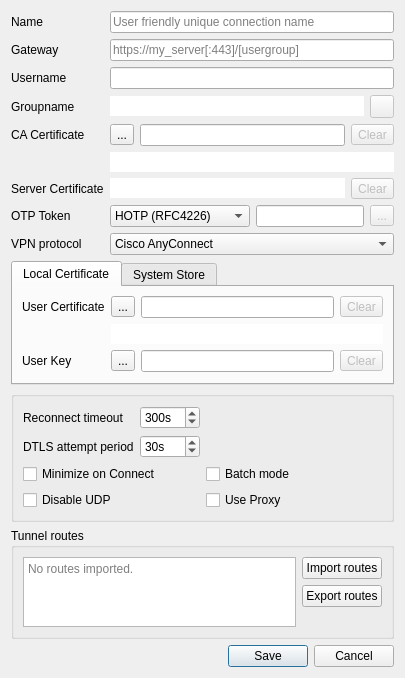
<?xml version="1.0" encoding="UTF-8"?>
<ui version="4.0">
 <class>EditDialog</class>
 <widget class="QDialog" name="EditDialog">
  <property name="geometry">
   <rect>
    <x>0</x>
    <y>0</y>
    <width>405</width>
    <height>563</height>
   </rect>
  </property>
  <property name="windowTitle">
   <string>Edit</string>
  </property>
  <layout class="QVBoxLayout" name="verticalLayout">
   <item>
    <layout class="QFormLayout" name="settingsProfileLayout">
     <property name="fieldGrowthPolicy">
      <enum>QFormLayout::ExpandingFieldsGrow</enum>
     </property>
     <item row="0" column="0">
      <widget class="QLabel" name="nameLabel">
       <property name="text">
        <string>Name</string>
       </property>
      </widget>
     </item>
     <item row="0" column="1">
      <widget class="QLineEdit" name="nameEdit">
       <property name="toolTip">
        <string>This is a friendly name to distinguish the connection</string>
       </property>
       <property name="placeholderText">
        <string>User friendly unique connection name</string>
       </property>
      </widget>
     </item>
     <item row="1" column="0">
      <widget class="QLabel" name="gatewayLabel">
       <property name="text">
        <string>Gateway</string>
       </property>
      </widget>
     </item>
     <item row="1" column="1">
      <widget class="QLineEdit" name="gatewayEdit">
       <property name="toolTip">
        <string>Specify the hostname to connect to; a port may be specified after the host separated with a colon ':'</string>
       </property>
       <property name="statusTip">
        <string/>
       </property>
       <property name="whatsThis">
        <string/>
       </property>
       <property name="placeholderText">
        <string>https://my_server[:443]/[usergroup]</string>
       </property>
      </widget>
     </item>
     <item row="2" column="0">
      <widget class="QLabel" name="usernameLabel">
       <property name="text">
        <string>Username</string>
       </property>
      </widget>
     </item>
     <item row="2" column="1">
      <widget class="QLineEdit" name="usernameEdit">
       <property name="toolTip">
        <string>Specify the username used in that gateway</string>
       </property>
      </widget>
     </item>
     <item row="3" column="0">
      <widget class="QLabel" name="groupnameLabel">
       <property name="text">
        <string>Groupname</string>
       </property>
      </widget>
     </item>
     <item row="3" column="1">
      <layout class="QHBoxLayout" name="groupnameLayout">
       <item>
        <widget class="QLineEdit" name="groupnameEdit">
         <property name="styleSheet">
          <string notr="true">background-color:&quot;transparent&quot;</string>
         </property>
         <property name="frame">
          <bool>false</bool>
         </property>
         <property name="readOnly">
          <bool>true</bool>
         </property>
        </widget>
       </item>
       <item>
        <widget class="QToolButton" name="groupnameClear">
         <property name="enabled">
          <bool>false</bool>
         </property>
         <property name="text">
          <string/>
         </property>
         <property name="icon">
          <iconset resource="../openconnect-gui.qrc">
           <normaloff>:/images/trashcan.png</normaloff>:/images/trashcan.png</iconset>
         </property>
        </widget>
       </item>
      </layout>
     </item>
     <item row="4" column="0">
      <widget class="QLabel" name="caCertificateLabel">
       <property name="text">
        <string>CA Certificate</string>
       </property>
      </widget>
     </item>
     <item row="4" column="1">
      <layout class="QHBoxLayout" name="caCertificatLayout">
       <item>
        <widget class="QToolButton" name="caCertButton">
         <property name="text">
          <string>...</string>
         </property>
        </widget>
       </item>
       <item>
        <widget class="QLineEdit" name="caCertEdit">
         <property name="toolTip">
          <string>Specify the CA certificate, if any; by default the system CAs will be used</string>
         </property>
         <property name="whatsThis">
          <string>&lt;html&gt;&lt;head/&gt;&lt;body&gt;&lt;p&gt;If not set, the system's trusted certificate storage will be used.&lt;/p&gt;&lt;/body&gt;&lt;/html&gt;</string>
         </property>
        </widget>
       </item>
       <item>
        <widget class="QToolButton" name="caCertClear">
         <property name="enabled">
          <bool>false</bool>
         </property>
         <property name="text">
          <string>Clear</string>
         </property>
         <property name="icon">
          <iconset resource="../openconnect-gui.qrc">
           <normaloff>:/images/trashcan.png</normaloff>:/images/trashcan.png</iconset>
         </property>
        </widget>
       </item>
      </layout>
     </item>
     <item row="6" column="0">
      <widget class="QLabel" name="serverCertificateLabel">
       <property name="text">
        <string>Server Certificate</string>
       </property>
      </widget>
     </item>
     <item row="6" column="1">
      <layout class="QHBoxLayout" name="serverCertificateLayout">
       <item>
        <widget class="QLineEdit" name="serverCertHash">
         <property name="styleSheet">
          <string notr="true">background-color:&quot;transparent&quot;</string>
         </property>
         <property name="frame">
          <bool>false</bool>
         </property>
         <property name="readOnly">
          <bool>true</bool>
         </property>
        </widget>
       </item>
       <item>
        <widget class="QToolButton" name="serverCertClear">
         <property name="enabled">
          <bool>false</bool>
         </property>
         <property name="text">
          <string>Clear</string>
         </property>
         <property name="icon">
          <iconset resource="../openconnect-gui.qrc">
           <normaloff>:/images/trashcan.png</normaloff>:/images/trashcan.png</iconset>
         </property>
        </widget>
       </item>
      </layout>
     </item>
     <item row="8" column="0">
      <widget class="QLabel" name="otpTokenLabel">
       <property name="text">
        <string>OTP Token</string>
       </property>
      </widget>
     </item>
     <item row="8" column="1">
      <layout class="QHBoxLayout" name="otpTokenLayout">
       <item>
        <widget class="QComboBox" name="tokenBox">
         <property name="minimumSize">
          <size>
           <width>140</width>
           <height>0</height>
          </size>
         </property>
         <property name="currentIndex">
          <number>0</number>
         </property>
         <property name="maxVisibleItems">
          <number>3</number>
         </property>
         <item>
          <property name="text">
           <string notr="true">HOTP (RFC4226)</string>
          </property>
         </item>
         <item>
          <property name="text">
           <string notr="true">TOTP (RFC6238)</string>
          </property>
         </item>
         <item>
          <property name="text">
           <string>STOKEN (RSA)</string>
          </property>
         </item>
        </widget>
       </item>
       <item>
        <widget class="QLineEdit" name="tokenEdit">
         <property name="toolTip">
          <string>This is the token code; should be a hex value (starting with 0x), or a value starting with 'base32:'</string>
         </property>
        </widget>
       </item>
       <item>
        <widget class="QToolButton" name="tokenClear">
         <property name="enabled">
          <bool>false</bool>
         </property>
         <property name="text">
          <string>...</string>
         </property>
         <property name="icon">
          <iconset resource="../openconnect-gui.qrc">
           <normaloff>:/images/trashcan.png</normaloff>:/images/trashcan.png</iconset>
         </property>
        </widget>
       </item>
      </layout>
     </item>
     <item row="9" column="0">
      <widget class="QLabel" name="protocolLabel">
       <property name="text">
        <string>VPN protocol</string>
       </property>
       <property name="buddy">
        <cstring>protocolComboBox</cstring>
       </property>
      </widget>
     </item>
     <item row="9" column="1">
      <widget class="QComboBox" name="protocolComboBox">
       <property name="sizePolicy">
        <sizepolicy hsizetype="Expanding" vsizetype="Fixed">
         <horstretch>0</horstretch>
         <verstretch>0</verstretch>
        </sizepolicy>
       </property>
       <item>
        <property name="text">
         <string>Cisco AnyConnect</string>
        </property>
       </item>
       <item>
        <property name="text">
         <string>Juniper Network Connect</string>
        </property>
       </item>
      </widget>
     </item>
     <item row="5" column="1">
      <widget class="QLineEdit" name="caCertHash">
       <property name="styleSheet">
        <string notr="true">background-color:&quot;transparent&quot;</string>
       </property>
       <property name="frame">
        <bool>false</bool>
       </property>
       <property name="readOnly">
        <bool>true</bool>
       </property>
      </widget>
     </item>
    </layout>
   </item>
   <item>
    <widget class="QTabWidget" name="settingsTabWidget">
     <property name="currentIndex">
      <number>0</number>
     </property>
     <widget class="QWidget" name="localCertificateTab">
      <attribute name="title">
       <string>Local Certificate</string>
      </attribute>
      <layout class="QVBoxLayout" name="verticalLayout_2">
       <item>
        <layout class="QFormLayout" name="formLayout_2">
         <property name="fieldGrowthPolicy">
          <enum>QFormLayout::ExpandingFieldsGrow</enum>
         </property>
         <item row="1" column="0">
          <widget class="QLabel" name="userCertificateLabel">
           <property name="text">
            <string>User Certificate</string>
           </property>
          </widget>
         </item>
         <item row="1" column="1">
          <layout class="QHBoxLayout" name="userCertificateLayout">
           <item>
            <widget class="QToolButton" name="userCertButton">
             <property name="text">
              <string>...</string>
             </property>
            </widget>
           </item>
           <item>
            <widget class="QLineEdit" name="userCertEdit">
             <property name="toolTip">
              <string>Specify your certificate file, if any</string>
             </property>
            </widget>
           </item>
           <item>
            <widget class="QToolButton" name="userCertClear">
             <property name="enabled">
              <bool>false</bool>
             </property>
             <property name="text">
              <string>Clear</string>
             </property>
             <property name="icon">
              <iconset resource="../openconnect-gui.qrc">
               <normaloff>:/images/trashcan.png</normaloff>:/images/trashcan.png</iconset>
             </property>
            </widget>
           </item>
          </layout>
         </item>
         <item row="2" column="1">
          <widget class="QLineEdit" name="userCertHash">
           <property name="styleSheet">
            <string notr="true">background-color:&quot;transparent&quot;</string>
           </property>
           <property name="frame">
            <bool>false</bool>
           </property>
           <property name="readOnly">
            <bool>true</bool>
           </property>
          </widget>
         </item>
         <item row="3" column="0">
          <widget class="QLabel" name="userKeyLabel">
           <property name="enabled">
            <bool>true</bool>
           </property>
           <property name="text">
            <string>User Key</string>
           </property>
          </widget>
         </item>
         <item row="3" column="1">
          <layout class="QHBoxLayout" name="userKeyLayout">
           <item>
            <widget class="QToolButton" name="userKeyButton">
             <property name="enabled">
              <bool>true</bool>
             </property>
             <property name="text">
              <string>...</string>
             </property>
            </widget>
           </item>
           <item>
            <widget class="QLineEdit" name="userKeyEdit">
             <property name="enabled">
              <bool>true</bool>
             </property>
             <property name="toolTip">
              <string>Specify your key file if any; in case of a PKCS #12 file, you only need to set the certificate</string>
             </property>
            </widget>
           </item>
           <item>
            <widget class="QToolButton" name="userKeyClear">
             <property name="enabled">
              <bool>false</bool>
             </property>
             <property name="text">
              <string>Clear</string>
             </property>
             <property name="icon">
              <iconset resource="../openconnect-gui.qrc">
               <normaloff>:/images/trashcan.png</normaloff>:/images/trashcan.png</iconset>
             </property>
            </widget>
           </item>
          </layout>
         </item>
        </layout>
       </item>
      </layout>
     </widget>
     <widget class="QWidget" name="systemStoreTab">
      <attribute name="title">
       <string>System Store</string>
      </attribute>
      <layout class="QGridLayout" name="gridLayout_2">
       <item row="0" column="0">
        <widget class="QListWidget" name="loadWinCertList"/>
       </item>
       <item row="0" column="1">
        <widget class="QToolButton" name="loadWinCert">
         <property name="toolTip">
          <string extracomment="Select that certificate"/>
         </property>
         <property name="text">
          <string>Select</string>
         </property>
        </widget>
       </item>
      </layout>
     </widget>
    </widget>
   </item>
   <item>
    <widget class="QGroupBox" name="settingsGroupBox">
     <layout class="QVBoxLayout" name="verticalLayout_3">
      <item>
       <layout class="QFormLayout" name="formLayout_3">
        <property name="fieldGrowthPolicy">
         <enum>QFormLayout::ExpandingFieldsGrow</enum>
        </property>
        <item row="0" column="0">
         <widget class="QLabel" name="reconnectTimeoutLabel">
          <property name="text">
           <string>Reconnect timeout</string>
          </property>
         </widget>
        </item>
        <item row="0" column="1">
         <widget class="QSpinBox" name="reconnectTimeoutSpinBox">
          <property name="toolTip">
           <string>Keep reconnect attempts until so much seconds are elapsed.
The default timeout is 300 seconds, which means that openconnect can recover VPN connection after a temporary network down time of 300 seconds.</string>
          </property>
          <property name="suffix">
           <string>s</string>
          </property>
          <property name="minimum">
           <number>1</number>
          </property>
          <property name="maximum">
           <number>1000</number>
          </property>
          <property name="value">
           <number>300</number>
          </property>
         </widget>
        </item>
        <item row="1" column="0">
         <widget class="QLabel" name="dtlsAttemptPeriodLabel">
          <property name="text">
           <string>DTLS attempt period</string>
          </property>
         </widget>
        </item>
        <item row="1" column="1">
         <widget class="QSpinBox" name="dtlsAttemptPeriodSpinBox">
          <property name="suffix">
           <string>s</string>
          </property>
          <property name="maximum">
           <number>1000</number>
          </property>
          <property name="value">
           <number>30</number>
          </property>
         </widget>
        </item>
       </layout>
      </item>
      <item>
       <layout class="QGridLayout" name="gridLayout">
        <item row="0" column="0">
         <widget class="QCheckBox" name="minimizeBox">
          <property name="toolTip">
           <string>Enable this to automatically minimize after connection</string>
          </property>
          <property name="text">
           <string>Minimize on Connect</string>
          </property>
         </widget>
        </item>
        <item row="0" column="1">
         <widget class="QCheckBox" name="batchModeBox">
          <property name="toolTip">
           <string>Enable this to remember passwords for this server</string>
          </property>
          <property name="text">
           <string>Batch mode</string>
          </property>
         </widget>
        </item>
        <item row="1" column="0">
         <widget class="QCheckBox" name="disableUdpBox">
          <property name="text">
           <string>Disable UDP</string>
          </property>
         </widget>
        </item>
        <item row="1" column="1">
         <widget class="QCheckBox" name="useProxyBox">
          <property name="toolTip">
           <string>Enable this to use the system's default proxy settings for this server</string>
          </property>
          <property name="text">
           <string>Use Proxy</string>
          </property>
         </widget>
        </item>
       </layout>
      </item>
     </layout>
    </widget>
   </item>
   <item>
    <widget class="QGroupBox" name="routesGroupBox">
     <property name="title">
      <string>Tunnel routes</string>
     </property>
     <layout class="QHBoxLayout" name="routesGroupLayout">
      <item>
       <widget class="QPlainTextEdit" name="routesPreview">
        <property name="readOnly">
         <bool>true</bool>
        </property>
        <property name="placeholderText">
         <string>No routes imported.</string>
        </property>
        <property name="minimumHeight">
         <number>96</number>
        </property>
       </widget>
      </item>
      <item>
       <layout class="QVBoxLayout" name="routesButtonsLayout">
        <item>
         <widget class="QPushButton" name="importRoutesButton">
          <property name="toolTip">
           <string>Copy a route list into Application Support. One IPv4 network per line, for example 10.0.0.0/8. This list is shared by every profile.</string>
          </property>
          <property name="text">
           <string>Import routes</string>
          </property>
         </widget>
        </item>
        <item>
         <widget class="QPushButton" name="exportRoutesButton">
          <property name="toolTip">
           <string>Save the imported route list as another file.</string>
          </property>
          <property name="text">
           <string>Export routes</string>
          </property>
         </widget>
        </item>
        <item>
         <spacer name="routesButtonsSpacer">
          <property name="orientation">
           <enum>Qt::Vertical</enum>
          </property>
          <property name="sizeHint" stdset="0">
           <size>
            <width>20</width>
            <height>0</height>
           </size>
          </property>
         </spacer>
        </item>
       </layout>
      </item>
     </layout>
    </widget>
   </item>
   <item>
    <widget class="QDialogButtonBox" name="buttonBox">
     <property name="orientation">
      <enum>Qt::Horizontal</enum>
     </property>
     <property name="standardButtons">
      <set>QDialogButtonBox::Cancel|QDialogButtonBox::Save</set>
     </property>
    </widget>
   </item>
  </layout>
 </widget>
 <tabstops>
  <tabstop>nameEdit</tabstop>
  <tabstop>gatewayEdit</tabstop>
  <tabstop>usernameEdit</tabstop>
  <tabstop>groupnameClear</tabstop>
  <tabstop>caCertButton</tabstop>
  <tabstop>caCertEdit</tabstop>
  <tabstop>caCertClear</tabstop>
  <tabstop>serverCertClear</tabstop>
  <tabstop>tokenBox</tabstop>
  <tabstop>tokenEdit</tabstop>
  <tabstop>tokenClear</tabstop>
  <tabstop>settingsTabWidget</tabstop>
  <tabstop>userCertButton</tabstop>
  <tabstop>userCertEdit</tabstop>
  <tabstop>userCertClear</tabstop>
  <tabstop>userKeyButton</tabstop>
  <tabstop>userKeyEdit</tabstop>
  <tabstop>userKeyClear</tabstop>
  <tabstop>minimizeBox</tabstop>
  <tabstop>batchModeBox</tabstop>
  <tabstop>disableUdpBox</tabstop>
  <tabstop>useProxyBox</tabstop>
  <tabstop>loadWinCertList</tabstop>
  <tabstop>loadWinCert</tabstop>
 </tabstops>
 <resources>
  <include location="../openconnect-gui.qrc"/>
 </resources>
 <connections/>
</ui>
